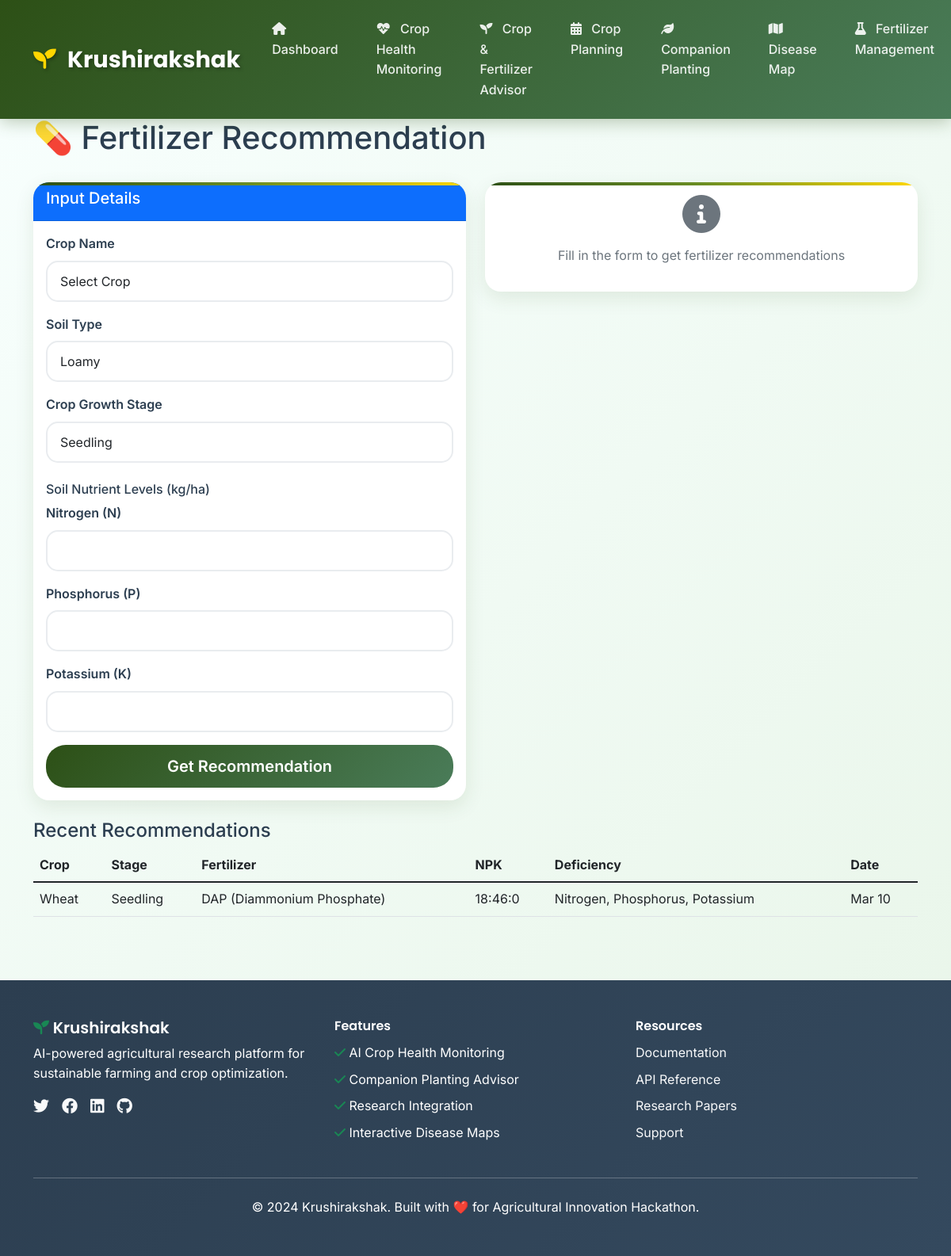
The app's page /fertilizer/recommendation/ (signed in) with its own data.
### core/models.py (models this page shows, shortened)
class FertilizerRecommendation(models.Model):
    GROWTH_STAGES = [
        ('seedling', 'Seedling'),
        ('vegetative', 'Vegetative'),
        ('flowering', 'Flowering'),
        ('fruiting', 'Fruiting'),
        ('maturity', 'Maturity'),
    ]
    crop_plan = models.ForeignKey(CropPlan, on_delete=models.CASCADE, related_name='fertilizer_recommendations', null=True, blank=True)
    crop_name = models.CharField(max_length=100)
    soil_type = models.CharField(max_length=50)
    growth_stage = models.CharField(max_length=20, choices=GROWTH_STAGES)
    current_nitrogen = models.FloatField()
    current_phosphorus = models.FloatField()
    current_potassium = models.FloatField()
    fertilizer_type = models.CharField(max_length=100)
    npk_ratio = models.CharField(max_length=20)  # e.g., "20:20:0"
    deficiency_detected = models.CharField(max_length=200)
    reason = models.TextField()
    created_at = models.DateTimeField(auto_now_add=True)

### core/fertilizer_views.py (the view, shortened to what this page needs)
# urls.py: path('fertilizer/recommendation/', fert_views.fertilizer_recommendation, name='fertilizer_recommendation'),
@login_required
def fertilizer_recommendation(request):
    recommendation = None
    recent_recommendations = FertilizerRecommendation.objects.all().order_by('-created_at')[:10]
    context = {
        'recommendation': recommendation,
        'recent_recommendations': recent_recommendations,
        'crop_choices': list(CROP_NUTRIENT_REQUIREMENTS.keys()),
    }
    return render(request, 'core/fertilizer_recommendation.html', context)

### templates/core/fertilizer_recommendation.html (shortened to what this page needs)
{% extends 'base.html' %}
{% block content %}
<div class="container mt-4">
    <div class="d-flex justify-content-between align-items-center mb-4">
        <div>
            <a href="{% url 'fertilizer_dashboard' %}" class="btn btn-outline-secondary mb-2">
                <i class="fas fa-arrow-left"></i> Back to Dashboard
            </a>
            <h1>💊 Fertilizer Recommendation</h1>
        </div>
    </div>
    <div class="row">
        <div class="col-md-6">
            <div class="card">
                <div class="card-header bg-primary text-white">
                    <h5>Input Details</h5>
                </div>
                <div class="card-body">
                    <form method="post">
                        <div class="mb-3">
                            <label class="form-label">Crop Name</label>
                            <select name="crop_name" class="form-control" required>
                                <option value="">Select Crop</option>
                            </select>
                        </div>
                        <div class="mb-3">
                            <label class="form-label">Soil Type</label>
                            <select name="soil_type" class="form-control" required>
                                <option value="loamy">Loamy</option>
                            </select>
                        </div>
                        <div class="mb-3">
                            <label class="form-label">Crop Growth Stage</label>
                            <select name="growth_stage" class="form-control" required>
                                <option value="seedling">Seedling</option>
                            </select>
                        </div>
                        <h6 class="mt-4">Soil Nutrient Levels (kg/ha)</h6>
                        <div class="mb-3">
                            <label class="form-label">Nitrogen (N)</label>
                            <input type="number" name="nitrogen" class="form-control" step="0.1" required>
                        </div>
                        <div class="mb-3">
                            <label class="form-label">Phosphorus (P)</label>
                            <input type="number" name="phosphorus" class="form-control" step="0.1" required>
                        </div>
                        <div class="mb-3">
                            <label class="form-label">Potassium (K)</label>
                            <input type="number" name="potassium" class="form-control" step="0.1" required>
                        </div>
                        <button type="submit" class="btn btn-primary btn-lg w-100">Get Recommendation</button>
                    </form>
                </div>
            </div>
        </div>
        <div class="col-md-6">
            {% if recommendation %}
            <div class="card border-success">
                <div class="card-header bg-success text-white">
                    <h5>✅ Recommendation Result</h5>
                </div>
                <div class="card-body">
                    <h4 class="text-success">{{ recommendation.crop_name }}</h4>
                    <p><strong>Growth Stage:</strong> {{ recommendation.get_growth_stage_display }}</p>
                    <hr>
                    <h5 class="text-primary">Recommended Fertilizer</h5>
                    <h3>{{ recommendation.fertilizer_type }}</h3>
                    <p class="lead">NPK Ratio: <strong>{{ recommendation.npk_ratio }}</strong></p>
                    <hr>
                    <div class="alert alert-warning">
                        <strong>Deficiency Detected:</strong> {{ recommendation.deficiency_detected }}
                    </div>
                    <div class="alert alert-info">
                        <strong>Reason:</strong> {{ recommendation.reason }}
                    </div>
                    <h6 class="mt-3">Soil Nutrient Status</h6>
                    <ul>
                        <li>Nitrogen: {{ recommendation.current_nitrogen }} kg/ha</li>
                        <li>Phosphorus: {{ recommendation.current_phosphorus }} kg/ha</li>
                        <li>Potassium: {{ recommendation.current_potassium }} kg/ha</li>
                    </ul>
                </div>
            </div>
            {% else %}
            <div class="card">
                <div class="card-body text-center">
                    <i class="fas fa-info-circle fa-3x text-muted mb-3"></i>
                    <p class="text-muted">Fill in the form to get fertilizer recommendations</p>
                </div>
            </div>
            {% endif %}
        </div>
    </div>
    {% if recent_recommendations %}
    <div class="mt-4">
        <h4>Recent Recommendations</h4>
        <div class="table-responsive">
            <table class="table table-hover">
                <thead>
                    <tr>
                        <th>Crop</th>
                        <th>Stage</th>
                        <th>Fertilizer</th>
                        <th>NPK</th>
                        <th>Deficiency</th>
                        <th>Date</th>
                    </tr>
                </thead>
                <tbody>
                    {% for rec in recent_recommendations %}
                    <tr>
                        <td>{{ rec.crop_name }}</td>
                        <td>{{ rec.get_growth_stage_display }}</td>
                        <td>{{ rec.fertilizer_type }}</td>
                        <td>{{ rec.npk_ratio }}</td>
                        <td>{{ rec.deficiency_detected }}</td>
                        <td>{{ rec.created_at|date:"M d" }}</td>
                    </tr>
                    {% endfor %}
                </tbody>
            </table>
        </div>
    </div>
    {% endif %}
</div>
{% endblock %}

### templates/base.html (style rules this page uses)
:root { --primary-green: #2d5016; --secondary-green: #4a7c59; --accent-green: #6b8e23; --light-green: #90ee90; --earth-brown: #8b4513; --sky-blue: #87ceeb; --sunshine-yellow: #ffd700; --harvest-orange: #ff8c00; --text-dark: #2c3e50; --text-light: #7f8c8d; --bg-light: #f8fffe; --card-shadow: 0 8px 25px rgba(45, 80, 22, 0.1); --hover-shadow: 0 12px 35px rgba(45, 80, 22, 0.15); }
* { margin: 0; padding: 0; box-sizing: border-box; }
body { font-family: 'Inter', sans-serif; background: linear-gradient(135deg, #f8fffe 0%, #e8f5e8 100%); color: var(--text-dark); line-height: 1.6; }
.card { border: none; border-radius: 20px; box-shadow: var(--card-shadow); transition: all 0.4s ease; background: white; overflow: hidden; position: relative; }
.card::before { content: ''; position: absolute; top: 0; left: 0; right: 0; height: 4px; background: linear-gradient(90deg, var(--primary-green), var(--accent-green), var(--sunshine-yellow)); }
.btn-primary { background: linear-gradient(135deg, var(--primary-green), var(--secondary-green)); border: none; border-radius: 25px; padding: 0.75rem 2rem; font-weight: 600; transition: all 0.3s ease; position: relative; overflow: hidden; }
.btn-primary::before { content: ''; position: absolute; top: 0; left: -100%; width: 100%; height: 100%; background: linear-gradient(90deg, transparent, rgba(255,255,255,0.2), transparent); transition: left 0.5s ease; }
.form-control { border: 2px solid #e9ecef; border-radius: 15px; padding: 0.75rem 1rem; transition: all 0.3s ease; font-size: 1rem; }
.form-label { font-weight: 600; color: var(--text-dark); margin-bottom: 0.5rem; }

### records on screen
FertilizerRecommendation: crop_name "Wheat", growth_stage "Seedling", fertilizer_type "DAP (Diammonium Phosphate)", npk_ratio "18:46:0", deficiency_detected "Nitrogen, Phosphorus, Potassium", created_at "Mar 10"
